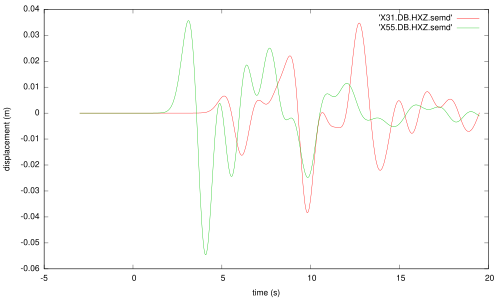

Here is the gnuplot script that generated this plot:
#!/usr/local/bin/gnuplot -persist
#
#    

set xlabel "time (s)"
set ylabel "displacement (m)"

plot 'X31.DB.HXZ.semd' w l,'X55.DB.HXZ.semd' w l
